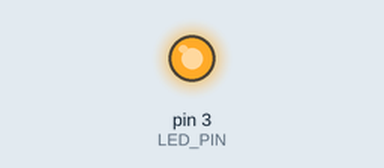
Simulated run of this sketch. Board: Arduino Uno, built with avr-gcc and run on an emulated ATmega328P. Shown: output pins drawn as LEDs (lit = HIGH).

Above: at 1.5 s.
At 4.5 s:
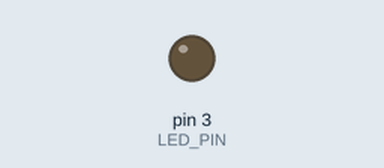
Timing chart, 0 to 7.8 s (numbered marks = the images above):
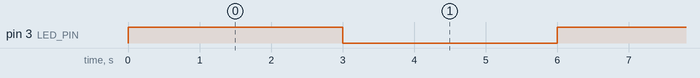

Measured:
- by itself, pin 3 (LED_PIN): alternates HIGH for 3.0 s and LOW for 3.0 s

The sketch:

external-led.ino
```cpp
int LED_PIN = 3;

void setup() {
  // set the pin to output mode
  pinMode(LED_PIN, OUTPUT);
}

void loop() {
  // set 3 seconds to high, 3 seconds to low
  digitalWrite(LED_PIN, HIGH);
  delay(3000);
  digitalWrite(LED_PIN, LOW);
  delay(3000);
}
```
